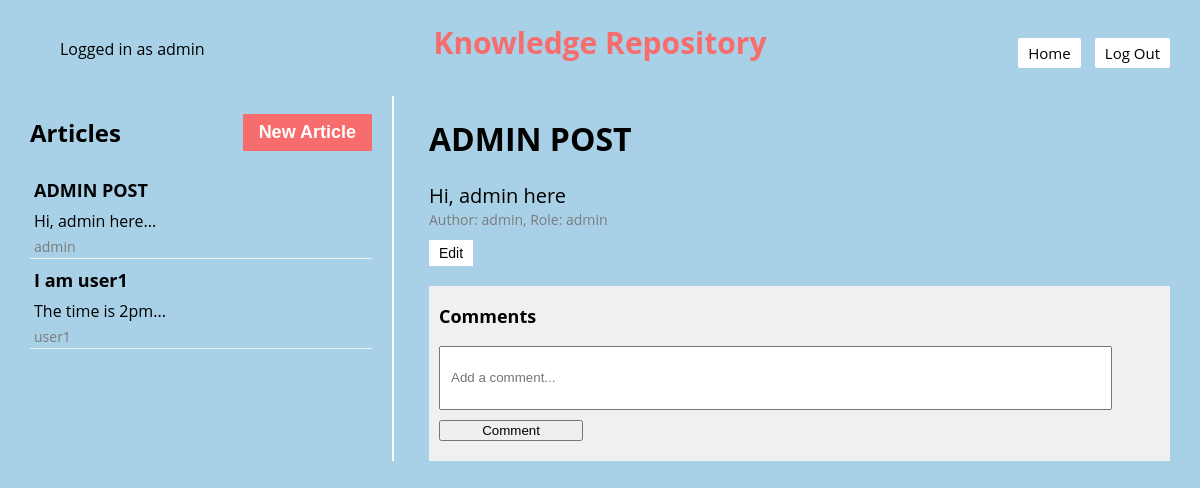
The app's page /knowledge-repository/1 (signed in) with its own data.
### models.py (models this page shows)
class Base(DeclarativeBase):
    pass

class Article(Base):
    __tablename__ = "article"
    id: Mapped[int] = mapped_column(Integer, primary_key=True)
    title: Mapped[str] = mapped_column(String(100), nullable=False)
    content: Mapped[str] = mapped_column(Text, nullable=False)
    author_id: Mapped[int] = mapped_column(Integer, ForeignKey('user.username'), nullable=False)
    comments = relationship('Comment', backref='article', lazy='dynamic')
    user = relationship("User", foreign_keys=[author_id])

### app.py (the view)
@app.route("/knowledge-repository", defaults={'article_id': None})
@app.route("/knowledge-repository/<int:article_id>")
def knowledge_repository(article_id):
    username = session.get("username")
    if username is None:
        return redirect(url_for('login'))  # Redirect to login page
    articles = db.get_all_articles()
    selected_article = db.get_article(article_id) if article_id else None
    if selected_article != None:
        author_role = db.get_user_role(selected_article.author_id)
    else:
        author_role = "student"
    return render_template('knowledge_repository.jinja', username=username, articles=articles, selected_article=selected_article, author_role = author_role)

### app.py (called while the page is built)
def csp_policy_string(policy_dict):
    return "; ".join([f"{key} {' '.join(val) if isinstance(val, list) else val}" for key, val in policy_dict.items()])

@app.after_request
def apply_csp(response):
    policy = {
    "default-src": "'self'",
    "script-src": [
        "'self'",
        "https://cdnjs.cloudflare.com",  # Allow scripts from CDN for Crypto-JS
        "https://cdn.jsdelivr.net",
        "'unsafe-inline'"
    ],
    "style-src": "'self' 'unsafe-inline'",  # Allows inline styles;
    "img-src": "'self'",
    "connect-src": "'self'",  # Restricts the URLs which can be loaded using script interfaces
    "font-src": "'self'",  # Fonts loading
    "object-src": "'none'",  # Prevents object, embed, and applet elements from rendering
    "frame-ancestors": "'none'"  # Protects against clickjacking
}
    response.headers['Content-Security-Policy'] = csp_policy_string(policy)
    return response

### db.py (called while the page is built)
def get_all_articles():
    with Session(engine) as session:
        articles = session.query(Article).all()
        return articles

def get_article(article_id):
    with Session(engine) as session:
        return session.query(Article).filter(Article.id == article_id).first()

def get_user_role(username):
    with Session(engine) as session:
        user = session.query(User).filter(User.username == username).first()
        if user:
            return user.role.value
        else:
            return None  # Return None if the user is not found

### templates/knowledge_repository.jinja (shortened to what this page needs)
{% extends 'base.jinja' %}
{% block content %}
<nav style="padding: 2px 0; overflow: auto;">
    <div style="float: left;">
        <ul>
            <li class="username" style="display: inline-block;">Logged in as {{ username }}</li>
        </ul>
    </div>
        <div style="text-align: center; position: absolute; left: 50%; transform: translateX(-50%);">
        <h1 style="margin: 0; font-size: 30px; color: #F76C6c; ">Knowledge Repository</h1>
    </div>
    <div style="float: right;">
        <ul>
            <li style="display: inline-block;"><button onclick="location.href='{{ url_for('home') }}'">Home</button></li>
            <button onclick="confirmLogout()">Log Out</button>
        </ul>
    </div>
</nav>
<div class="container">
    <div class="sidebar">
        <div class="sidebar-header">
            <h2>Articles</h2>
            <button class="new-article" id="newArticleBtn">New Article</button>
        </div>
        {% for article in articles %}
            <div class="article-preview" onclick="location.href='{{ url_for('knowledge_repository', article_id=article.id) }}'">
                <h3 id="sidebar-title-{{ article.id }}">{{ article.title }}</h3>
                <p id="sidebar-content-{{ article.id }}" style="font-size: 16px; color: black; ; margin: 5px 0;">{{ article.content.split()[:30]|join(' ') }}...</p>
                <p style="font-size: 14px; color: rgb(124, 124, 124); ; margin: 1px 0;">{{ article.author_id }}</p>
            </div>
        {% endfor %}
        </div>
        <div class="main-content">
            {% if selected_article %}
            <h1 id="article-title-{{ selected_article.id }}">{{ selected_article.title }}</h1>
            <p id="article-content-{{ selected_article.id }}" style="font-size: 20px; color: black; ; margin: 1px 0;">{{ selected_article.content }}</p>
            <p style="font-size: 14px; color: rgb(124, 124, 124); ; margin: 1px 0;">Author: {{ selected_article.author_id }}, Role: {{ author_role }}</p>
            {% if username == selected_article.author_id %}
                <button class="button" id="edit-button-{{ selected_article.id }}" onclick="enableEditing({{ selected_article.id }})">Edit</button>
            {% endif %}
            <div class="comments">
                <h3>Comments</h3>
                <form action="{{ url_for('add_comment', article_id=selected_article.id) }}" method="post">
                    <input type="text" name="content" placeholder="Add a comment...">
                    <button type="submit">Comment</button>
                </form>
            </div>
            {% endif %}
        </div>
    </div>
{% endblock %}

### templates/knowledge_repository.jinja (style rules this page uses)
html, body { height: 100%; margin: 10px; display: flex; flex-direction: column; font-family: 'Open Sans', sans-serif; background-color: #A8D0E6; }
h2 { font-family: 'Open Sans', sans-serif; }
h3 { font-family: 'Open Sans', sans-serif; color: black; font-size: 18px; margin: 8px 0; }
p { font-family: 'Open Sans', sans-serif; color: black; font-size: 14px; }
.container { display: flex; justify-content: space-between; padding: 10px; }
.sidebar { width: 30%; border-right: 2px solid white; padding-right: 20px; }
.sidebar-header { display: flex; align-items: center; justify-content: space-between; }
.article-preview { cursor: pointer; padding: 1px 4px; border-bottom: 1px solid #eee; font-size: 14px; }
.main-content { width: 65%; padding-left: 20px; }
.comments { margin-top: 20px; background-color: #f0f0f0; padding: 10px; }
nav { overflow: auto padding: 2px 0; }
nav button { font-family: 'Open Sans', sans-serif; padding: 5px 10px; background-color: white; color: black; border: none; border-radius: 2px; cursor: pointer; text-align: center; text-decoration: none; display: inline-block; margin-right: 10px; font-size: 15px; transition: background-color 0.3s, color 0.3s; }
.new-article { padding: 8px 16px; background-color: #F76C6c; color: white; border: none; cursor: pointer; font-size: 18px; font-weight: bold; transition: background-color 0.2s; }
form { width: 100%; display: flex; flex-direction: column; align-items: left; }
form input[type="text"] { margin-top: 10px; width: 90%; padding: 10px; height: 40px; }
form button { margin-top: 10px; margin-bottom: 10px; width: 20%; }
.button { margin-top: 10px; padding: 5px 10px; background-color: white; color: black; border: none; cursor: pointer; font-size: 14px; transition: background-color 0.3s, box-shadow 0.3s; }

### records on screen
Article: title "ADMIN POST", content.split "Hi, admin here", author_id "admin", content "Hi, admin here"
Article: title "I am user1", content.split "The time is 2pm", author_id "user1"

### other values on screen
{{ username }} "admin"
{{ author_role }} "admin"
